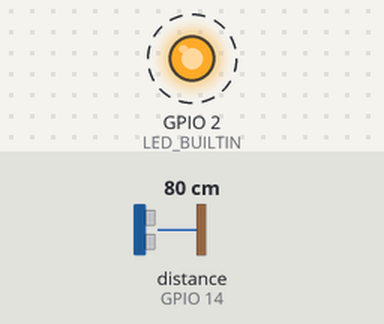
Recording of a sketch running on a simulated ESP8266 (NodeMCU). Shown: output pins drawn as LEDs (lit = HIGH, except the on-board LED, lit = LOW). Wiring (inferred from the names in the program): ultrasonic range finder: trigger GPIO 12; echo GPIO 14. Dashed ring = blinking. The inputs (shaded band) are chosen by the test bench; at power-on: distance to the obstacle (sensor on GPIO 14) 80 cm. The echo pulse lasts 58.3 µs per cm; WiFi joins after 1.5 s; servers stay silent unless stated; pins used as bus, display or sensor lines are not drawn; what the sketch prints to the serial monitor is not drawn.

Above: at 2.0 s.
Timing chart, 0 to 6.1 s (numbered marks = the images above):
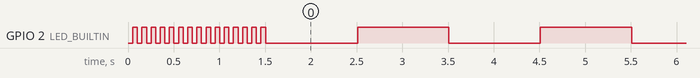

The sketch:

SendingData.ino
```cpp
#include <ESP8266WiFi.h>

// ----------------------------------------------------------------------------------------------
// Nome da rede e Senha da mesma.
// Caso a rede não tenha senha, deixe "".
char ssid[] = "brisa-1793225";
char pass[] = "74slqtvz";
String _ID = "AKfycby46UO39-bGC4J02msPFeuqOGYLikBlteWawpKJhmQ_YGhe7j6_F6jD-tifua4scHVv4w"; //--> spreadsheet script ID
// ----------------------------------------------------------------------------------------------
//Não modifique.
const char* host = "script.google.com";
// ----------------------------------------------------------------------------------------------
//Definir o intervalo de envio dos dados.
#define UPDATE_INTERVAL_HOUR  (0)
#define UPDATE_INTERVAL_MIN   (0)
#define UPDATE_INTERVAL_SEC   (5)

#define UPDATE_INTERVAL_MS    ( ((UPDATE_INTERVAL_HOUR*60*60) + (UPDATE_INTERVAL_MIN * 60) + UPDATE_INTERVAL_SEC ) * 1000 )

// ----------------------------------------------------------------------------------------------
//Defina as variáveis globais aqui para melhor organização.

const int trigPin = 12;
const int echoPin = 14;

#define SOUND_VELOCITY 0.034
#define CM_TO_INCH 0.393701

long duration;
float distanceCm;

// ----------------------------------------------------------------------------------------------
void update_google_sheet()
{
    Serial.print("connecting to ");
    Serial.println(host);

    // Use WiFiClient class to create TCP connections
    WiFiClientSecure client;
    const int httpPort = 443; // 80 is for HTTP / 443 is for HTTPS!

    client.setInsecure(); // this is the magical line that makes everything work

    if (!client.connect(host, httpPort)) { //works!
      Serial.println("connection failed");
      return;
    }

// ----------------------------------------------------------------------------------------------
//Processando os dados e enviando para a planilha.
    String url = "/macros/s/" + _ID + "/exec?distanceCm=";
    url += String(distanceCm);

    //Caso você tenha mais dados, basta:

    // url += "&Variável="; nomeDaVariávelContidaNoScriptdaSheet
    // url += String(Variável);

    Serial.print("Requesting URL: ");
    Serial.println(url);

    // Faz requisição ao servidor.
    client.print(String("GET ") + url + " HTTP/1.1\r\n" +
                 "Host: " + host + "\r\n" +
                 "Connection: close\r\n\r\n");

    Serial.println();
    Serial.println("closing connection");
}

// ----------------------------------------------------------------------------------------------
void setup()
{
  // Monitor Serial
  Serial.begin(115200);

  // Declare os pinos
  pinMode(LED_BUILTIN, OUTPUT);
  pinMode(trigPin, OUTPUT); // Sets the trigPin as an Output
  pinMode(echoPin, INPUT); // Sets the echoPin as an Input


// ----------------------------------------------------------------------------------------------
//Conexão com a rede.
  Serial.print("Connecting");
  WiFi.begin(ssid, pass); //--> Connect to your WiFi router
  while (WiFi.status() != WL_CONNECTED)
  {
    Serial.print(".");
    digitalWrite(LED_BUILTIN, LOW); //Usando o led da esp para explicitar a conexão
    delay(50);
    digitalWrite(LED_BUILTIN, HIGH);
    delay(50);
  }

}

// ----------------------------------------------------------------------------------------------
//Variáveis que definem o tempo.
unsigned long time_ms;
unsigned long time_1000_ms_buf;
unsigned long time_sheet_update_buf;
unsigned long time_dif;

void loop()
{
  time_ms = millis();
  time_dif = time_ms - time_1000_ms_buf;

  // Lê e printa o dado no monitor serial a cada segundo
  if ( time_dif >= 1000 ) // 1sec
  {
    time_1000_ms_buf = time_ms;
// ----------------------------------------------------------------------------------------------
//Aqui você colocará o seu código.
      // Clears the trigPin
    digitalWrite(trigPin, LOW);
    delayMicroseconds(2);
    // Sets the trigPin on HIGH state for 10 micro seconds
    digitalWrite(trigPin, HIGH);
    delayMicroseconds(10);
    digitalWrite(trigPin, LOW);

    // Reads the echoPin, returns the sound wave travel time in microseconds
    duration = pulseIn(echoPin, HIGH);

    // Calculate the distance
    distanceCm = duration * SOUND_VELOCITY/2;

    // Prints the distance on the Serial Monitor
    Serial.print("Distance (cm): ");
    Serial.println(distanceCm);                          /*Demo values that has to be sent to google sheets, you can use sensor values*/
//Até aqui.
// ----------------------------------------------------------------------------------------------
    digitalWrite(LED_BUILTIN, !digitalRead(LED_BUILTIN));
  }

  // Update data to google sheet in specific period
  time_ms = millis();
  time_dif = time_ms - time_sheet_update_buf;
  if ( time_dif >= UPDATE_INTERVAL_MS ) // Specific period
  {
    time_sheet_update_buf = time_ms;
    update_google_sheet();
  }

}
```

Measured:
- by itself, GPIO 2 (LED_BUILTIN): goes 14 × (LOW 0.05 s, HIGH 0.05 s), 64 × (LOW 1.0 s, HIGH 1.0 s), then LOW
